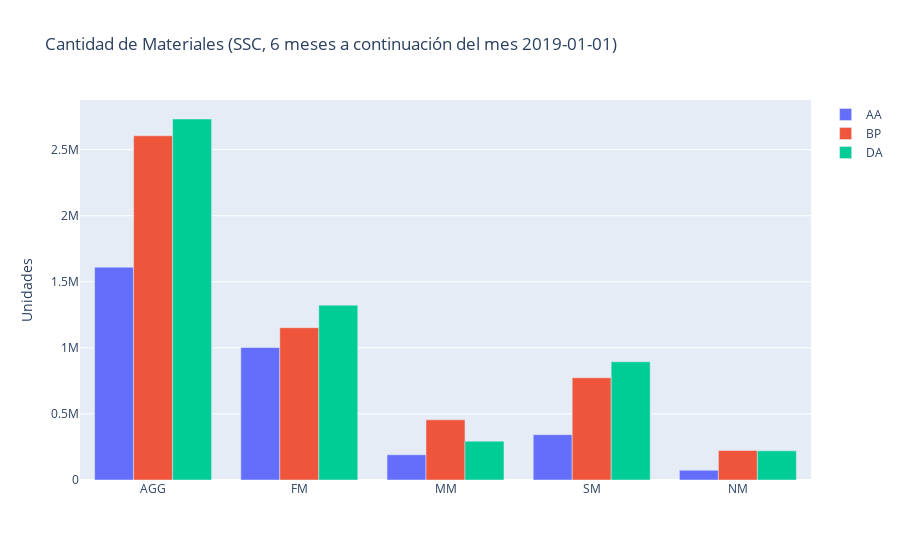

The notebook cell saved with this chart:
### Code cell
get_cantidad(linea, date, fc_type, PQ=False, output_data=False, output_plot=True, demand_only=False)

### Figure 1 — Plotly figure (JSON) as saved in the notebook; plotly's stock layout.template omitted (floating-point values rounded to 4 significant figures)
{"data": [{"name": "AA", "type": "bar", "x": ["AGG", "FM", "MM", "SM", "NM"], "y": [1610000.0, 1003000.0, 191000.0, 342800.0, 73720.0]}, {"name": "BP", "type": "bar", "x": ["AGG", "FM", "MM", "SM", "NM"], "y": [2605000.0, 1153000.0, 455000.0, 773800.0, 223300.0]}, {"name": "DA", "type": "bar", "x": ["AGG", "FM", "MM", "SM", "NM"], "y": [2732000.0, 1323000.0, 293800.0, 894600.0, 220600.0]}], "layout": {"autosize": true, "barmode": "group", "title": {"text": "Cantidad de Materiales (SSC, 6 meses a continuación del mes 2019-01-01)"}, "xaxis": {"autorange": true, "range": [-0.5, 4.5], "type": "category"}, "yaxis": {"autorange": true, "range": [0, 2875000.0], "title": {"text": "Unidades"}, "type": "linear"}}}
